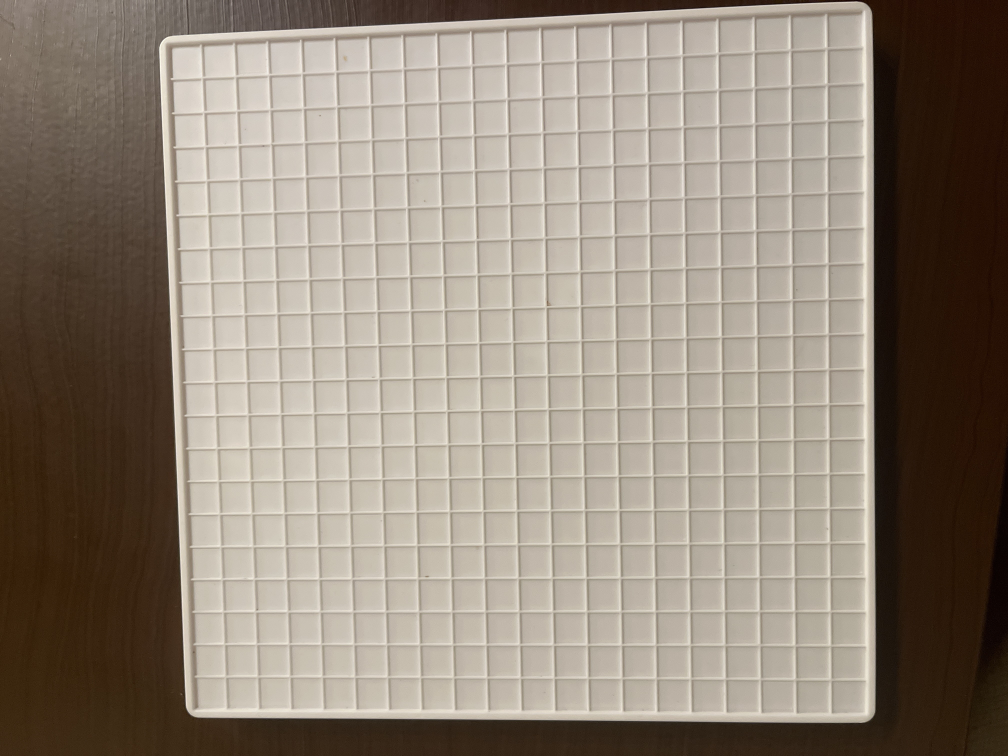
#> input picture ml-service/data/training_images/0d62724b-d16a-405e-961b-21db5161ca0d.jpg, 4032 x 3024 px (shown at 1/4 size)
$ python -i perspective.py   (imports and definitions only)
#> lines starting #> are read from the running program, lines starting #| are printed output that depends on the picture; after the words box and inside, x2 and y2 are one past the last pixel; in counts of white or black regions, pixels touching at a corner belong together
#> further down, picture is the input picture: shape (3024, 4032, 3); mean B, G, R 121.6, 134.9, 146.4
"""
Perspective correction for Blokus board images.

Multiple approaches:
1. Hough Lines (merged) - merge similar lines, find outermost
2. Hough Lines (extreme) - find single most extreme line in each direction
3. Color Segmentation - segment white board surface
4. Contour Detection - find largest quadrilateral contour
"""

import base64
import cv2
import numpy as np
from pathlib import Path
from typing import Optional, List, Tuple
from dataclasses import dataclass

from .schemas import BoundingBox


@dataclass
class PerspectiveCorrectionResult:
    """Result from a single correction method."""
    method: str
    image: Optional[str]  # base64 encoded
    success: bool
    corners: Optional[list] = None  # The detected corners for debugging


@dataclass
class AllCorrectionsResult:
    """Results from all correction methods."""
    hough_lines_merged: PerspectiveCorrectionResult
    hough_lines_extreme: PerspectiveCorrectionResult
    color_segmentation: PerspectiveCorrectionResult
    contour_detection: PerspectiveCorrectionResult


# [48 lines that did not run here, left out]


# [19 lines that did not run here, left out]


# =============================================================================
# Method 1: Hough Lines (Merged) - Original approach
# =============================================================================

def try_hough_lines_merged(crop: np.ndarray, output_size: int) -> PerspectiveCorrectionResult:
    """Hough Lines with line merging in regions."""
    corners = find_board_corners_hough_merged(crop)
    if corners is not None:
        warped = apply_perspective_transform(crop, corners, output_size)
        return PerspectiveCorrectionResult(
            method="hough_lines_merged",
            image=encode_image_base64(warped),
            success=True,
            corners=corners.tolist(),
        )
    return PerspectiveCorrectionResult(
        method="hough_lines_merged",
        image=encode_image_base64(cv2.resize(crop, (output_size, output_size))),
        success=False,
    )


# =============================================================================
# Method 2: Hough Lines (Extreme) - Find single most extreme lines
# =============================================================================

def try_hough_lines_extreme(crop: np.ndarray, output_size: int) -> PerspectiveCorrectionResult:
    """Hough Lines finding the single most extreme line in each direction."""
    corners = find_board_corners_hough_extreme(crop)
    if corners is not None:
        warped = apply_perspective_transform(crop, corners, output_size)
        return PerspectiveCorrectionResult(
            method="hough_lines_extreme",
            image=encode_image_base64(warped),
            success=True,
            corners=corners.tolist(),
        )
    return PerspectiveCorrectionResult(
        method="hough_lines_extreme",
        image=encode_image_base64(cv2.resize(crop, (output_size, output_size))),
        success=False,
    )


# =============================================================================
# Method 3: Color Segmentation
# =============================================================================

def try_color_segmentation(crop: np.ndarray, output_size: int) -> PerspectiveCorrectionResult:
    """Segment white board surface and find corners."""
    corners = find_board_corners_color(crop)
    if corners is not None:
        warped = apply_perspective_transform(crop, corners, output_size)
        return PerspectiveCorrectionResult(
            method="color_segmentation",
            image=encode_image_base64(warped),
            success=True,
            corners=corners.tolist(),
        )
    return PerspectiveCorrectionResult(
        method="color_segmentation",
        image=encode_image_base64(cv2.resize(crop, (output_size, output_size))),
        success=False,
    )


# =============================================================================
# Method 4: Contour Detection
# =============================================================================

def try_contour_detection(crop: np.ndarray, output_size: int) -> PerspectiveCorrectionResult:
    """Find largest quadrilateral contour."""
    corners = find_board_corners_contour(crop)
    if corners is not None:
        warped = apply_perspective_transform(crop, corners, output_size)
        return PerspectiveCorrectionResult(
            method="contour_detection",
            image=encode_image_base64(warped),
            success=True,
            corners=corners.tolist(),
        )
    return PerspectiveCorrectionResult(
        method="contour_detection",
        image=encode_image_base64(cv2.resize(crop, (output_size, output_size))),
        success=False,
    )


def find_board_corners_hough_merged(image: np.ndarray) -> Optional[np.ndarray]:
    """
    Find the 4 corners of the board using Hough Line detection.

    Returns:
        Array of 4 corner points [top-left, top-right, bottom-right, bottom-left]
        or None if detection fails
    """
    h, w = image.shape[:2]

    # Convert to grayscale
    gray = cv2.cvtColor(image, cv2.COLOR_BGR2GRAY)

    # Apply Gaussian blur to reduce noise
    blurred = cv2.GaussianBlur(gray, (5, 5), 0)

    # Edge detection
    edges = cv2.Canny(blurred, 50, 150)

    # Dilate to connect nearby edges
    kernel = np.ones((3, 3), np.uint8)
    edges = cv2.dilate(edges, kernel, iterations=1)

    # Detect lines using Hough transform
    # Using HoughLinesP for line segments
    lines = cv2.HoughLinesP(
        edges,
        rho=1,
        theta=np.pi / 180,
        threshold=50,
        minLineLength=min(h, w) // 4,
        maxLineGap=20
    )

    if lines is None or len(lines) < 4:
        return None

    # Separate lines into horizontal and vertical
    horizontal_lines = []
    vertical_lines = []

    for line in lines:
        x1, y1, x2, y2 = line[0]

        # Calculate angle
        if x2 - x1 == 0:
            angle = 90
        else:
            angle = np.degrees(np.arctan2(y2 - y1, x2 - x1))

        # Normalize angle to 0-180 range
        angle = angle % 180

        # Horizontal: angle close to 0 or 180
        # Vertical: angle close to 90
        if angle < 30 or angle > 150:
            horizontal_lines.append((x1, y1, x2, y2))
        elif 60 < angle < 120:
            vertical_lines.append((x1, y1, x2, y2))

    if len(horizontal_lines) < 2 or len(vertical_lines) < 2:
        return None

    # Find the outermost lines
    # Top line: horizontal with smallest average y
    # Bottom line: horizontal with largest average y
    # Left line: vertical with smallest average x
    # Right line: vertical with largest average x

    def avg_y(line):
        return (line[1] + line[3]) / 2

    def avg_x(line):
        return (line[0] + line[2]) / 2

    # Sort and get extremes
    horizontal_lines.sort(key=avg_y)
    vertical_lines.sort(key=avg_x)

    # Merge nearby lines to get more robust edge detection
    top_line = merge_similar_lines([l for l in horizontal_lines if avg_y(l) < h * 0.4])
    bottom_line = merge_similar_lines([l for l in horizontal_lines if avg_y(l) > h * 0.6])
    left_line = merge_similar_lines([l for l in vertical_lines if avg_x(l) < w * 0.4])
    right_line = merge_similar_lines([l for l in vertical_lines if avg_x(l) > w * 0.6])

    if top_line is None or bottom_line is None or left_line is None or right_line is None:
        # Fallback: just use the extreme lines
        top_line = horizontal_lines[0] if horizontal_lines else None
        bottom_line = horizontal_lines[-1] if horizontal_lines else None
        left_line = vertical_lines[0] if vertical_lines else None
        right_line = vertical_lines[-1] if vertical_lines else None

    if None in [top_line, bottom_line, left_line, right_line]:
        return None

    # Calculate intersections
    top_left = line_intersection(top_line, left_line)
    top_right = line_intersection(top_line, right_line)
    bottom_right = line_intersection(bottom_line, right_line)
    bottom_left = line_intersection(bottom_line, left_line)

    if None in [top_left, top_right, bottom_right, bottom_left]:
        return None

    corners = np.array([top_left, top_right, bottom_right, bottom_left], dtype=np.float32)

    # Validate corners are within reasonable bounds
    for corner in corners:
        if corner[0] < -w * 0.2 or corner[0] > w * 1.2:
            return None
        if corner[1] < -h * 0.2 or corner[1] > h * 1.2:
            return None

    # Validate that corners form a reasonable quadrilateral
    if not is_valid_quadrilateral(corners, w, h):
        return None

    return corners


def merge_similar_lines(lines: List[Tuple]) -> Optional[Tuple]:
    """
    Merge a list of similar lines into a single representative line.
    """
    if not lines:
        return None

    if len(lines) == 1:
        return lines[0]

    # Average all the line endpoints
    x1_avg = np.mean([l[0] for l in lines])
    y1_avg = np.mean([l[1] for l in lines])
    x2_avg = np.mean([l[2] for l in lines])
    y2_avg = np.mean([l[3] for l in lines])

    return (x1_avg, y1_avg, x2_avg, y2_avg)


def line_intersection(line1: Tuple, line2: Tuple) -> Optional[Tuple[float, float]]:
    """
    Calculate the intersection point of two lines.
    Each line is defined by two points: (x1, y1, x2, y2)
    """
    x1, y1, x2, y2 = line1
    x3, y3, x4, y4 = line2

    denom = (x1 - x2) * (y3 - y4) - (y1 - y2) * (x3 - x4)

    if abs(denom) < 1e-10:
        return None  # Lines are parallel

    t = ((x1 - x3) * (y3 - y4) - (y1 - y3) * (x3 - x4)) / denom

    px = x1 + t * (x2 - x1)
    py = y1 + t * (y2 - y1)

    return (px, py)


def is_valid_quadrilateral(corners: np.ndarray, img_w: int, img_h: int) -> bool:
    """
    Check if the detected corners form a valid quadrilateral.
    """
    # Check that the quadrilateral has reasonable area (at least 20% of image)
    area = cv2.contourArea(corners.astype(np.int32))
    img_area = img_w * img_h
    if area < 0.2 * img_area:
        return False

    # Check that corners are in roughly correct order (convex quadrilateral)
    # The cross product of consecutive edges should all have the same sign
    def cross_product_sign(p1, p2, p3):
        return (p2[0] - p1[0]) * (p3[1] - p1[1]) - (p2[1] - p1[1]) * (p3[0] - p1[0])

    signs = []
    n = len(corners)
    for i in range(n):
        sign = cross_product_sign(corners[i], corners[(i+1) % n], corners[(i+2) % n])
        signs.append(sign > 0)

    # All signs should be the same for a convex quadrilateral
    if not (all(signs) or not any(signs)):
        return False

    return True


def order_corners(corners: np.ndarray) -> np.ndarray:
    """
    Order corners as: top-left, top-right, bottom-right, bottom-left.
    """
    # Sort by y-coordinate (top vs bottom)
    sorted_by_y = corners[np.argsort(corners[:, 1])]

    # Top two points
    top_points = sorted_by_y[:2]
    # Bottom two points
    bottom_points = sorted_by_y[2:]

    # Sort top points by x (left to right)
    top_left, top_right = top_points[np.argsort(top_points[:, 0])]

    # Sort bottom points by x (left to right)
    bottom_left, bottom_right = bottom_points[np.argsort(bottom_points[:, 0])]

    return np.array([top_left, top_right, bottom_right, bottom_left], dtype=np.float32)


# [166 lines left out: functions apply_perspective_transform, encode_image_base64, find_board_corners_hough_extreme, not called in this run]


def find_board_corners_color(image: np.ndarray) -> Optional[np.ndarray]:
    """
    Find board corners by segmenting the light-colored board surface.
    Blokus boards are typically white/cream colored.
    """
    h, w = image.shape[:2]

    # Convert to HSV
    hsv = cv2.cvtColor(image, cv2.COLOR_BGR2HSV)
#> hsv: shape (3024, 4032, 3); mean H, S, V 16.4, 74.1, 146.4

    # Segment light colored regions (white/cream board)
    # Low saturation, high value
    lower = np.array([0, 0, 150])
    upper = np.array([180, 80, 255])
    mask = cv2.inRange(hsv, lower, upper)
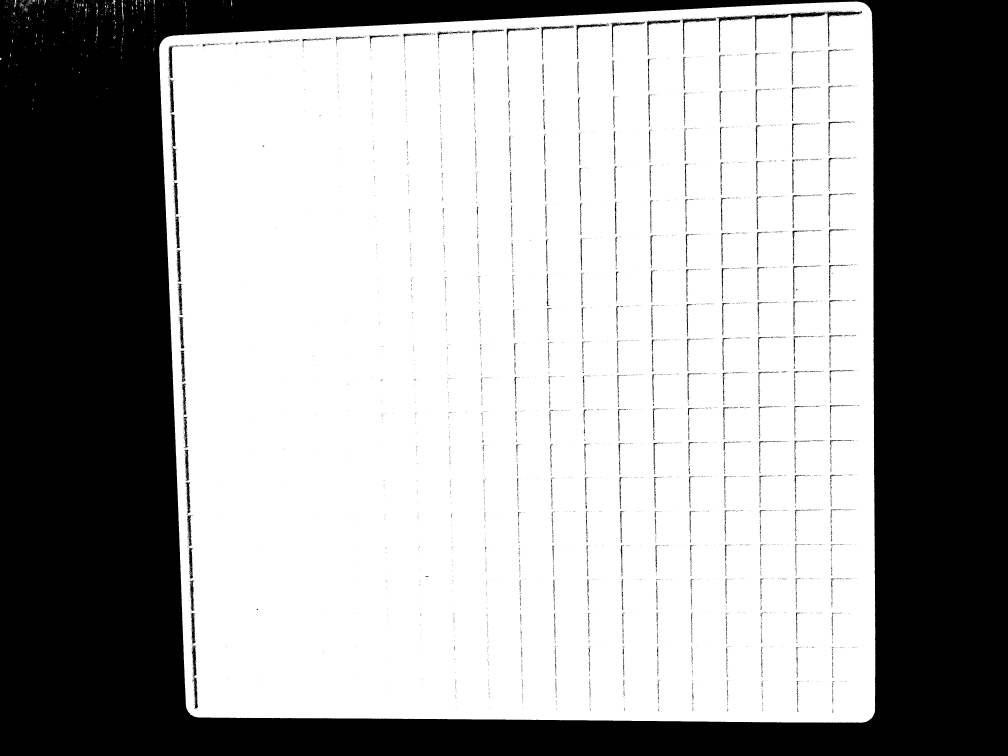
#> mask: shape (3024, 4032) (shown at 1/4 size); 63.6% white; 8243 black regions (7580 under 20 px), largest, box (x1, y1, x2, y2) and area: (0, 0, 4032, 3024) 4312659, (2866, 47, 3305, 209) 6737, (682, 456, 708, 722) 2899

    # Also try to include slightly colored regions (some boards have color)
    lower2 = np.array([0, 0, 120])
    upper2 = np.array([180, 100, 255])
    mask2 = cv2.inRange(hsv, lower2, upper2)
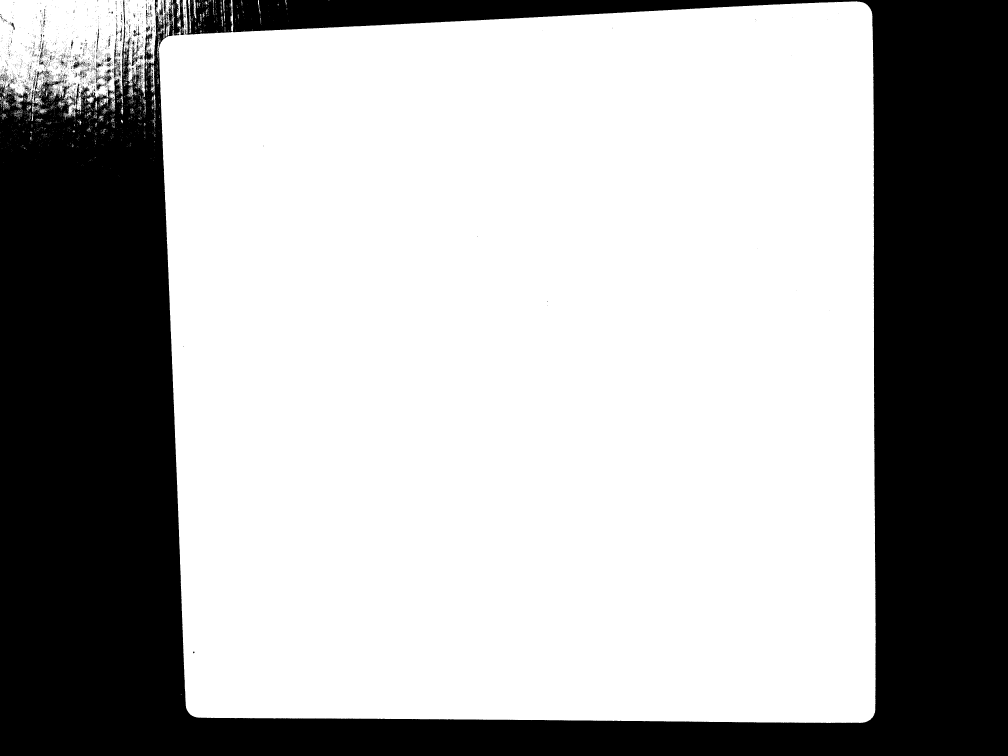
#> mask2: shape (3024, 4032) (shown at 1/4 size); 66.5% white; 3551 black regions (3425 under 20 px), largest, box (x1, y1, x2, y2) and area: (0, 0, 4032, 3024) 4062556, (447, 170, 484, 309) 1322, (379, 300, 449, 336) 718
    mask = cv2.bitwise_or(mask, mask2)

    # Morphological operations to clean up
    kernel = np.ones((5, 5), np.uint8)
    mask = cv2.morphologyEx(mask, cv2.MORPH_CLOSE, kernel, iterations=3)
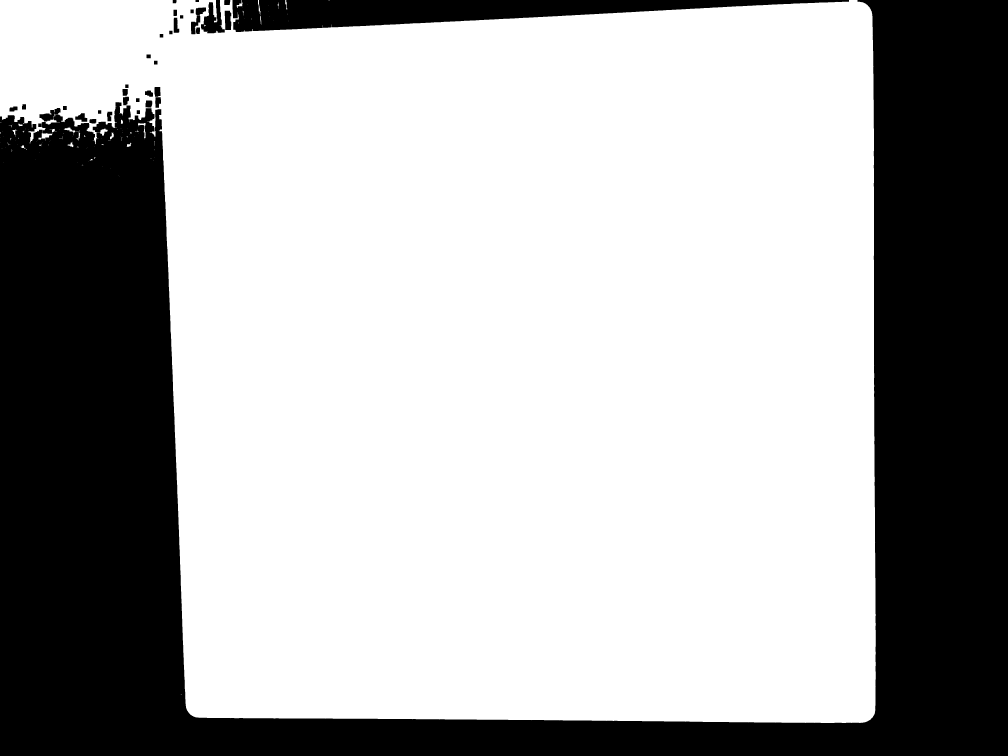
#> mask: shape (3024, 4032) (shown at 1/4 size); 67.4% white; 36 black regions, largest, box (x1, y1, x2, y2) and area: (0, 0, 4032, 3024) 3788663, (930, 0, 3396, 128) 163948, (804, 0, 899, 133) 6883
    mask = cv2.morphologyEx(mask, cv2.MORPH_OPEN, kernel, iterations=2)
#> mask: shape (3024, 4032); 67.3% white; 16 black regions

    # Find contours
    contours, _ = cv2.findContours(mask, cv2.RETR_EXTERNAL, cv2.CHAIN_APPROX_SIMPLE)
#> contours = 18 contours; largest, box (x1, y1, x2, y2) and area: (0, 0, 3503, 2892) 8197162, (880, 0, 931, 117) 2669, (298, 479, 326, 506) 588, (480, 421, 506, 453) 496, (167, 534, 197, 554) 476

    if not contours:
        return None

    # Find the largest contour
    largest_contour = max(contours, key=cv2.contourArea)
#> largest_contour = contour of 1207 points, box (x1, y1, x2, y2) (0, 0, 3503, 2892), area 8197162

    # Check if it's large enough
    contour_area = cv2.contourArea(largest_contour)
#> contour_area = 8197161.5
    if contour_area < 0.2 * w * h:
        return None

    # Approximate to polygon
    epsilon = 0.02 * cv2.arcLength(largest_contour, True)
#> epsilon = 298.9
    approx = cv2.approxPolyDP(largest_contour, epsilon, True)
#> approx = [[0, 0], [8, 475], [641, 348], [761, 2858], [3489, 2870], [3467, 18]]

    # If we got 4 points, use them directly
    if len(approx) == 4:
        corners = approx.reshape(4, 2).astype(np.float32)
        corners = order_corners(corners)
        if is_valid_quadrilateral(corners, w, h):
            return corners

    # Otherwise, try to find the minimum area rectangle
    rect = cv2.minAreaRect(largest_contour)
#> rect = ((1751, 1445.5), (2891, 3502), -90)
    box = cv2.boxPoints(rect)
#> box = [[3502, 2891], [-8.85e-14, 2891], [0, 0], [3502, 0]]
    corners = order_corners(box.astype(np.float32))
#> in order_corners, `sorted_by_y = corners[np.argsort(corners[:, 1])]`: sorted_by_y = [[3502, 0], [0, 0], [-8.85e-14, 2891], [3502, 2891]]
#> in order_corners, `top_points = sorted_by_y[:2]`: top_points = [[3502, 0], [0, 0]]
#> in order_corners, `bottom_points = sorted_by_y[2:]`: bottom_points = [[-8.85e-14, 2891], [3502, 2891]]
#> in order_corners, `top_left, top_right = top_points[np.argsort(top_points[:, 0])]`: top_left = [0, 0]; top_right = [3502, 0]
#> in order_corners, `bottom_left, bottom_right = bottom_points[np.argsort(bottom_points[:, ..`: bottom_left = [-8.85e-14, 2891]; bottom_right = [3502, 2891]
#> corners = [[0, 0], [3502, 0], [3502, 2891], [-8.85e-14, 2891]]

    if is_valid_quadrilateral(corners, w, h):
#> in is_valid_quadrilateral, `area = cv2.contourArea(corners.astype(np.int32))`: area = 10124282
#> in is_valid_quadrilateral, `n = len(corners)`: n = 4
#> after the loop in is_valid_quadrilateral, `for i in range(n):`: signs = [True, True, True, True]
        return corners

    return None


# [59 lines left out: function find_board_corners_contour, not called in this run]

>>> import cv2
>>> picture = cv2.imread('../../../data/training_images/0d62724b-d16a-405e-961b-21db5161ca0d.jpg')
>>> result = find_board_corners_color(picture)
#> result has the same summary as corners in find_board_corners_color
